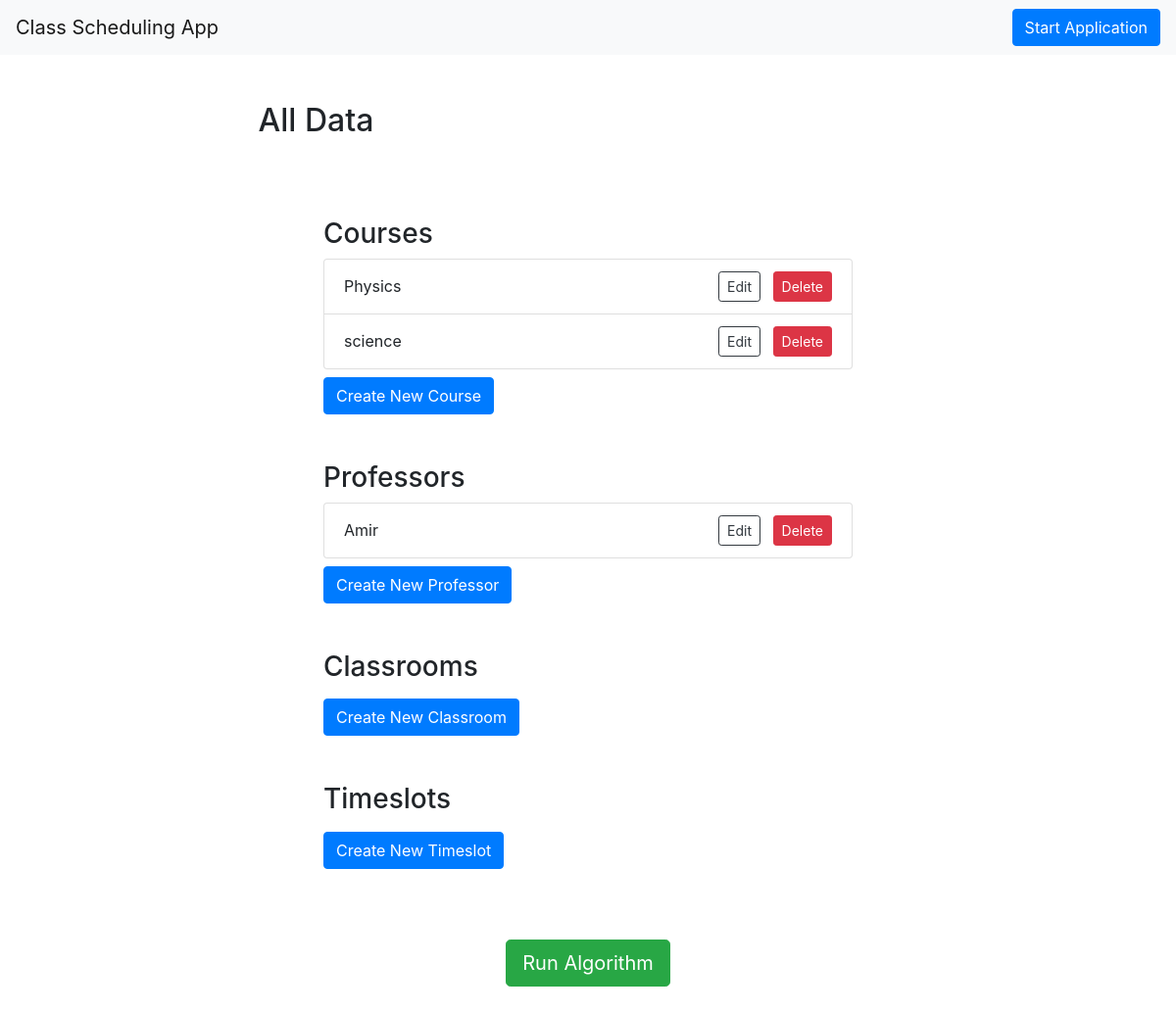
The page /all-data/ on the database as committed earlier.
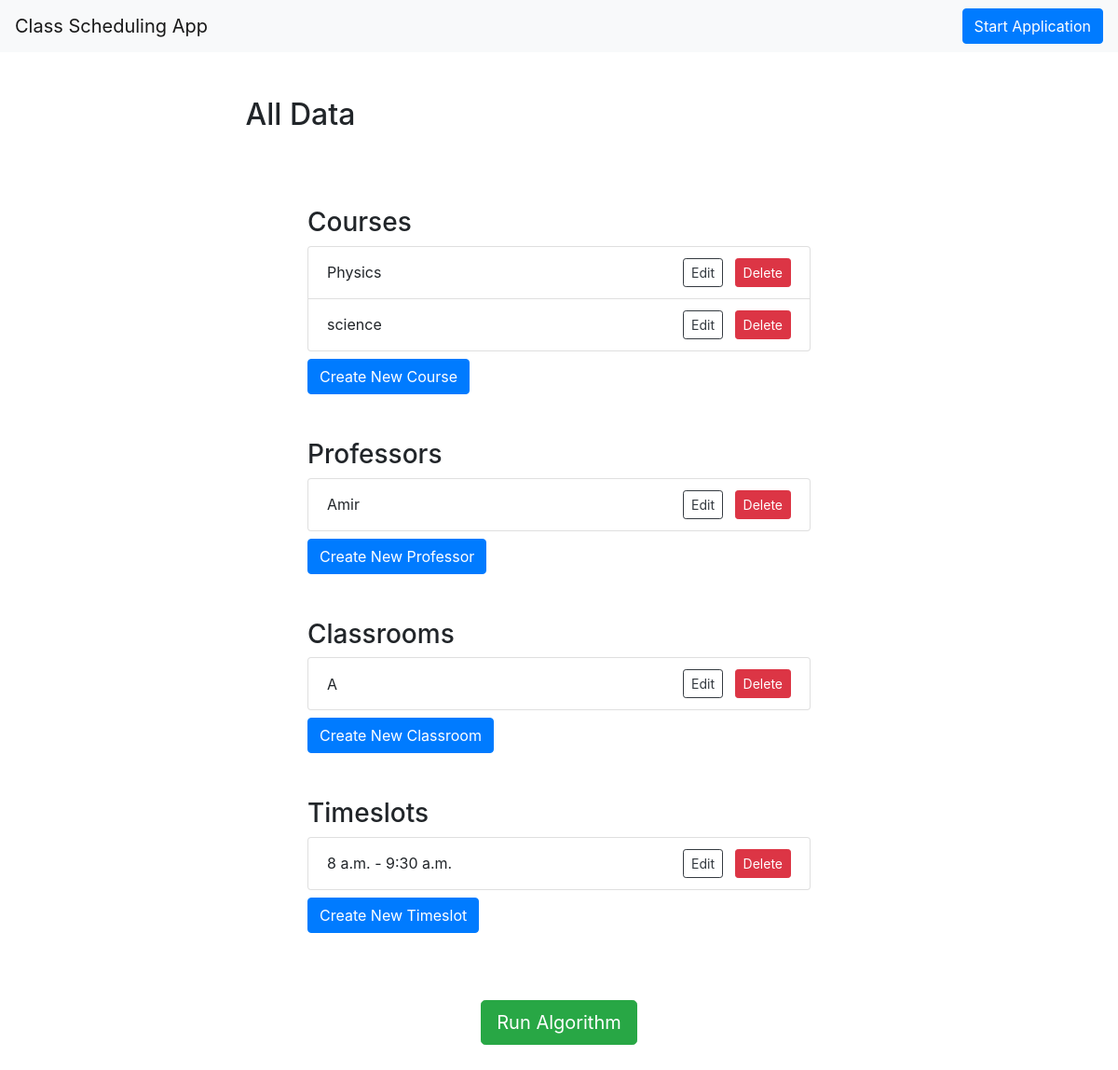
The same page on the database as committed later.
### timetable/models.py (models this page shows, shortened)
class Course(models.Model):
    name = models.CharField(max_length=100)

class Professor(models.Model):
    name = models.CharField(max_length=100)
    courses_taught = models.ManyToManyField(Course)

class Classroom(models.Model):
    name = models.CharField(max_length=100)
    is_lab = models.BooleanField(default=False)

class TimeSlot(models.Model):
    start_time = models.TimeField()
    end_time = models.TimeField()

### timetable/views.py (the view)
# urls.py: path('all-data/', views.AllDataView.as_view(), name='all_data'),
class AllDataView(View):
    template_name = 'timetable/all_data.html'
    def get(self, request):
        courses = Course.objects.all().order_by('name')
        professors = Professor.objects.all().order_by('name')
        classrooms = Classroom.objects.all().order_by('name')
        timeslots = TimeSlot.objects.all().order_by('start_time')
        return render(request, self.template_name, {
            'courses': courses,
            'professors': professors,
            'classrooms': classrooms,
            'timeslots': timeslots,
        })

### templates/timetable/all_data.html
{% extends 'base.html' %}
{% block content %}
  <div class="container"><br><br>
    <h2 class="text-center col-md-6">All Data</h2><br><br>
    <div class="row mt-4 justify-content-center">
      <div class="col-md-6">
        <h3>Courses</h3>
        <ul class="list-group">
          {% for course in courses %}
            <li class="list-group-item d-flex align-items-center">
              <div class="flex-grow-1">
                {{ course.name }}
              </div>
              <div class="ml-2">
                <a href="{% url 'update_course' course.pk %}" class="btn btn-sm btn-outline-dark">Edit</a>
                <a href="{% url 'delete_course' course.pk %}" class="btn btn-sm btn-danger ml-2">Delete</a>
              </div>
            </li>
          {% endfor %}
        </ul>
        <a href="{% url 'create-course' %}" class="btn btn-md btn-primary mt-2">Create New Course</a>
      </div>
    </div><br><br>
    <div class="row justify-content-center">
      <div class="col-md-6">
        <h3>Professors</h3>
        <ul class="list-group">
          {% for professor in professors %}
            <li class="list-group-item d-flex align-items-center">
              <div class="flex-grow-1">
                {{ professor.name }}
              </div>
              <div class="ml-2">
                <a href="{% url 'update_professor' professor.pk %}" class="btn btn-sm btn-outline-dark">Edit</a>
                <a href="{% url 'delete_professor' professor.pk %}" class="btn btn-sm btn-danger ml-2">Delete</a>
              </div>
            </li>
          {% endfor %}
        </ul>
        <a href="{% url 'create-professor' %}" class="btn btn-md btn-primary mt-2">Create New Professor</a>
      </div>
    </div><br><br>
    <div class="row justify-content-center">
      <div class="col-md-6">
        <h3>Classrooms</h3>
        <ul class="list-group">
          {% for classroom in classrooms %}
            <li class="list-group-item d-flex align-items-center">
              <div class="flex-grow-1">
                {{ classroom.name }}
              </div>
              <div class="ml-2">
                <a href="{% url 'update_classroom' classroom.pk %}" class="btn btn-sm btn-outline-dark">Edit</a>
                <a href="{% url 'delete_classroom' classroom.pk %}" class="btn btn-sm btn-danger ml-2">Delete</a>
              </div>
            </li>
          {% endfor %}
        </ul>
        <a href="{% url 'create-classroom' %}" class="btn btn-md btn-primary mt-2">Create New Classroom</a>
      </div>
    </div><br><br>
    <div class="row justify-content-center">
      <div class="col-md-6">
        <h3>Timeslots</h3>
        <ul class="list-group">
          {% for timeslot in timeslots %}
            <li class="list-group-item d-flex align-items-center">
              <div class="flex-grow-1">
                {{ timeslot.start_time }} - {{ timeslot.end_time }}
              </div>
              <div class="ml-2">
                <a href="{% url 'update_timeslot' timeslot.pk %}" class="btn btn-sm btn-outline-dark">Edit</a>
                <a href="{% url 'delete_timeslot' timeslot.pk %}" class="btn btn-sm btn-danger ml-2">Delete</a>
              </div>
            </li>
          {% endfor %}
        </ul>
        <a href="{% url 'create-timeslot' %}" class="btn btn-md btn-primary mt-2">Create New Timeslot</a>
      </div>
    </div>
  </div><br><br>
  <div class="row justify-content-center">
    <div class="col-md-6 text-center">
      <a href="{% url 'run_algorithm' %}" class="btn btn-lg btn-success mt-4">Run Algorithm</a>
    </div>
  </div><br><br>
{% endblock %}

Rows that differ between the two databases and show on the page:
added Classroom: name "A"
added TimeSlot: start_time "8 a.m.", end_time "9:30 a.m."
